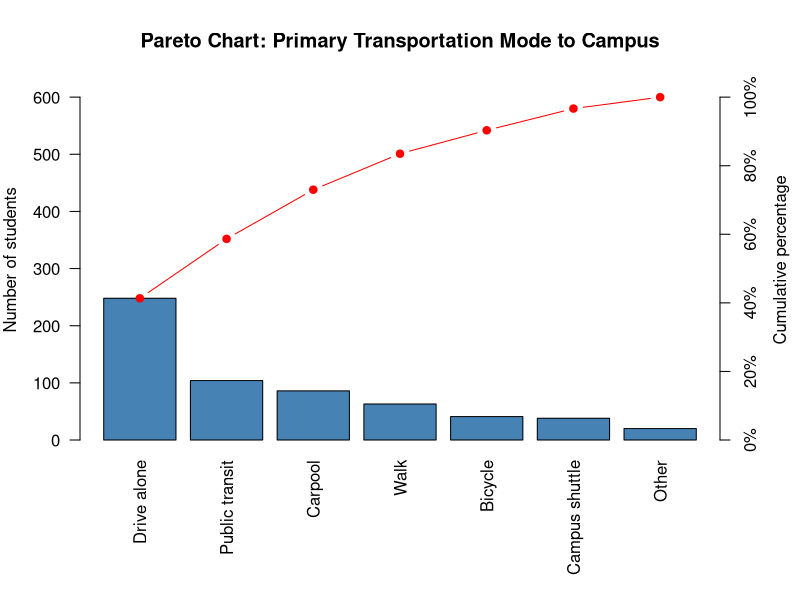
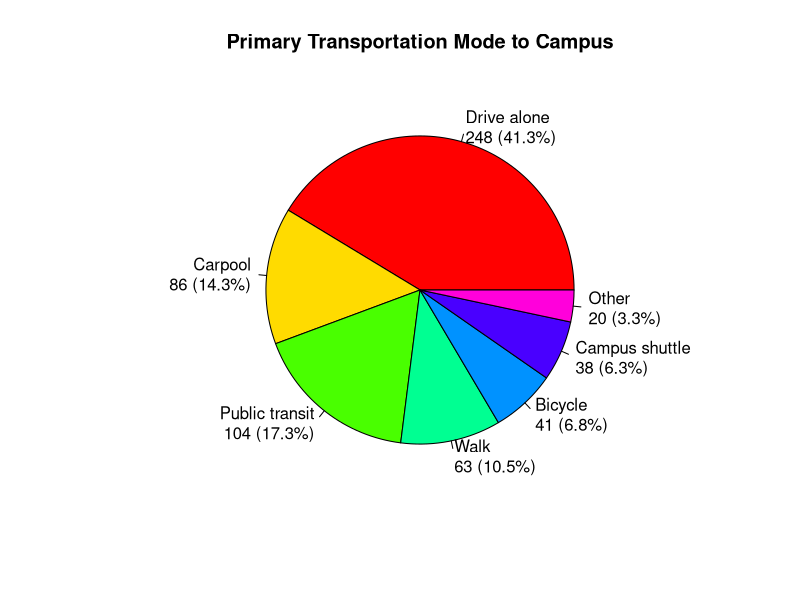

Reproduce these figures in R, in order.
# Q3: Campus transportation modes
modes <- c("Drive alone", "Carpool", "Public transit", "Walk",
           "Bicycle", "Campus shuttle", "Other")
counts <- c(248, 86, 104, 63, 41, 38, 20)
names(counts) <- modes

sum(counts)

counts_sorted <- sort(counts, decreasing = TRUE)
cum_pct <- cumsum(counts_sorted) / sum(counts_sorted) * 100

print(counts_sorted)
print(cum_pct)

png("q3a_pareto.png", width = 900, height = 600)
par(mar = c(8, 4, 4, 4))

bp <- barplot(counts_sorted,
              main = "Pareto Chart: Primary Transportation Mode to Campus",
              ylab = "Number of students",
              ylim = c(0, sum(counts_sorted) * 1.05),
              col = "steelblue",
              las = 2)

lines(bp, cumsum(counts_sorted), type = "b", pch = 19, col = "red")

axis(side = 4, at = seq(0, 600, by = 120), labels = paste0(seq(0, 100, by = 20), "%"))
mtext("Cumulative percentage", side = 4, line = 2.5)

invisible(dev.off())


png("q3b_pie.png", width = 800, height = 700)

pct <- round(counts / sum(counts) * 100, 1)
pie_labels <- paste0(modes, "\n", counts, " (", pct, "%)")

pie(counts,
    labels = pie_labels,
    main = "Primary Transportation Mode to Campus",
    col = rainbow(length(counts))
    )

invisible((dev.off))
